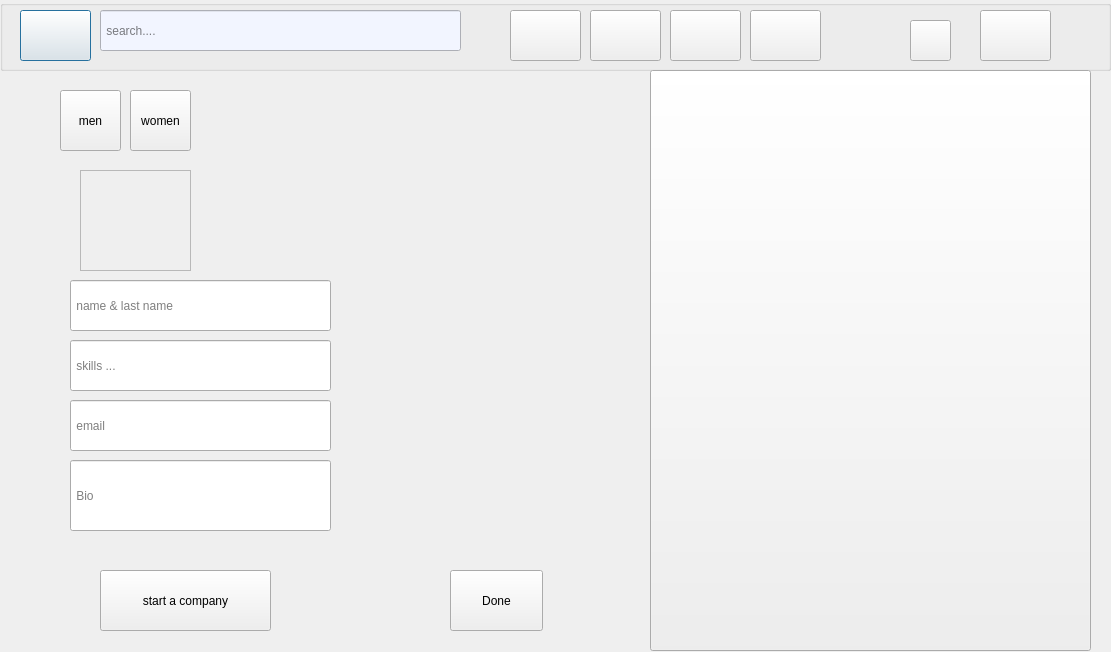
<?xml version="1.0" encoding="UTF-8"?>
<ui version="4.0">
 <class>mepage</class>
 <widget class="QDialog" name="mepage">
  <property name="geometry">
   <rect>
    <x>0</x>
    <y>0</y>
    <width>1111</width>
    <height>652</height>
   </rect>
  </property>
  <property name="windowTitle">
   <string>Dialog</string>
  </property>
  <property name="styleSheet">
   <string notr="true">background-image: url(:/new/prefix1/back2.jpg);</string>
  </property>
  <widget class="QGroupBox" name="groupBox">
   <property name="geometry">
    <rect>
     <x>0</x>
     <y>0</y>
     <width>1111</width>
     <height>71</height>
    </rect>
   </property>
   <property name="title">
    <string/>
   </property>
   <widget class="QPushButton" name="pushButton">
    <property name="geometry">
     <rect>
      <x>20</x>
      <y>10</y>
      <width>71</width>
      <height>51</height>
     </rect>
    </property>
    <property name="styleSheet">
     <string notr="true">border-image: url(:/new/prefix1/linkdin.jpg);</string>
    </property>
    <property name="text">
     <string/>
    </property>
   </widget>
   <widget class="QLineEdit" name="lineEdit">
    <property name="geometry">
     <rect>
      <x>100</x>
      <y>10</y>
      <width>361</width>
      <height>41</height>
     </rect>
    </property>
    <property name="styleSheet">
     <string notr="true">background-color: rgb(242, 245, 255);</string>
    </property>
    <property name="frame">
     <bool>true</bool>
    </property>
    <property name="placeholderText">
     <string> search....</string>
    </property>
   </widget>
   <widget class="QPushButton" name="network">
    <property name="geometry">
     <rect>
      <x>590</x>
      <y>10</y>
      <width>71</width>
      <height>51</height>
     </rect>
    </property>
    <property name="styleSheet">
     <string notr="true"/>
    </property>
    <property name="text">
     <string/>
    </property>
   </widget>
   <widget class="QPushButton" name="job">
    <property name="geometry">
     <rect>
      <x>670</x>
      <y>10</y>
      <width>71</width>
      <height>51</height>
     </rect>
    </property>
    <property name="styleSheet">
     <string notr="true"/>
    </property>
    <property name="text">
     <string/>
    </property>
   </widget>
   <widget class="QPushButton" name="me">
    <property name="geometry">
     <rect>
      <x>980</x>
      <y>10</y>
      <width>71</width>
      <height>51</height>
     </rect>
    </property>
    <property name="styleSheet">
     <string notr="true"/>
    </property>
    <property name="text">
     <string/>
    </property>
   </widget>
   <widget class="QPushButton" name="home">
    <property name="geometry">
     <rect>
      <x>510</x>
      <y>10</y>
      <width>71</width>
      <height>51</height>
     </rect>
    </property>
    <property name="styleSheet">
     <string notr="true"/>
    </property>
    <property name="text">
     <string/>
    </property>
   </widget>
   <widget class="QPushButton" name="messaging">
    <property name="geometry">
     <rect>
      <x>750</x>
      <y>10</y>
      <width>71</width>
      <height>51</height>
     </rect>
    </property>
    <property name="styleSheet">
     <string notr="true"/>
    </property>
    <property name="text">
     <string/>
    </property>
   </widget>
   <widget class="QPushButton" name="pushButton_3">
    <property name="geometry">
     <rect>
      <x>910</x>
      <y>20</y>
      <width>41</width>
      <height>41</height>
     </rect>
    </property>
    <property name="styleSheet">
     <string notr="true">border-image: url(:/new/prefix1/Dark-Mode.png);</string>
    </property>
    <property name="text">
     <string/>
    </property>
   </widget>
  </widget>
  <widget class="QPushButton" name="pushButton_2">
   <property name="geometry">
    <rect>
     <x>650</x>
     <y>70</y>
     <width>441</width>
     <height>581</height>
    </rect>
   </property>
   <property name="styleSheet">
    <string notr="true">border-image: url(:/new/prefix1/back3.jpg);</string>
   </property>
   <property name="text">
    <string/>
   </property>
  </widget>
  <widget class="QPushButton" name="pushButton_4">
   <property name="geometry">
    <rect>
     <x>100</x>
     <y>570</y>
     <width>171</width>
     <height>61</height>
    </rect>
   </property>
   <property name="styleSheet">
    <string notr="true">font: 12pt &quot;MS Sans Serif&quot;;
border-color: rgb(180, 180, 200);</string>
   </property>
   <property name="text">
    <string>start a company</string>
   </property>
  </widget>
  <widget class="QPushButton" name="men">
   <property name="geometry">
    <rect>
     <x>60</x>
     <y>90</y>
     <width>61</width>
     <height>61</height>
    </rect>
   </property>
   <property name="text">
    <string>men</string>
   </property>
  </widget>
  <widget class="QPushButton" name="women">
   <property name="geometry">
    <rect>
     <x>130</x>
     <y>90</y>
     <width>61</width>
     <height>61</height>
    </rect>
   </property>
   <property name="text">
    <string>women</string>
   </property>
  </widget>
  <widget class="QFrame" name="frame">
   <property name="geometry">
    <rect>
     <x>80</x>
     <y>170</y>
     <width>111</width>
     <height>101</height>
    </rect>
   </property>
   <property name="styleSheet">
    <string notr="true"/>
   </property>
   <property name="frameShape">
    <enum>QFrame::StyledPanel</enum>
   </property>
   <property name="frameShadow">
    <enum>QFrame::Raised</enum>
   </property>
  </widget>
  <widget class="QLineEdit" name="lineEdit_2">
   <property name="geometry">
    <rect>
     <x>70</x>
     <y>280</y>
     <width>261</width>
     <height>51</height>
    </rect>
   </property>
   <property name="placeholderText">
    <string> name &amp; last name</string>
   </property>
  </widget>
  <widget class="QLineEdit" name="lineEdit_3">
   <property name="geometry">
    <rect>
     <x>70</x>
     <y>340</y>
     <width>261</width>
     <height>51</height>
    </rect>
   </property>
   <property name="placeholderText">
    <string> skills ...</string>
   </property>
  </widget>
  <widget class="QLineEdit" name="lineEdit_4">
   <property name="geometry">
    <rect>
     <x>70</x>
     <y>400</y>
     <width>261</width>
     <height>51</height>
    </rect>
   </property>
   <property name="placeholderText">
    <string> email</string>
   </property>
  </widget>
  <widget class="QLineEdit" name="lineEdit_5">
   <property name="geometry">
    <rect>
     <x>70</x>
     <y>460</y>
     <width>261</width>
     <height>71</height>
    </rect>
   </property>
   <property name="placeholderText">
    <string> Bio </string>
   </property>
  </widget>
  <widget class="QPushButton" name="pushButton_5">
   <property name="geometry">
    <rect>
     <x>450</x>
     <y>570</y>
     <width>93</width>
     <height>61</height>
    </rect>
   </property>
   <property name="styleSheet">
    <string notr="true">font: 10pt &quot;MS Sans Serif&quot;;</string>
   </property>
   <property name="text">
    <string>Done</string>
   </property>
  </widget>
 </widget>
 <resources/>
 <connections>
  <connection>
   <sender>men</sender>
   <signal>clicked()</signal>
   <receiver>men</receiver>
   <slot>hide()</slot>
   <hints>
    <hint type="sourcelabel">
     <x>86</x>
     <y>134</y>
    </hint>
    <hint type="destinationlabel">
     <x>69</x>
     <y>107</y>
    </hint>
   </hints>
  </connection>
  <connection>
   <sender>men</sender>
   <signal>clicked()</signal>
   <receiver>women</receiver>
   <slot>hide()</slot>
   <hints>
    <hint type="sourcelabel">
     <x>95</x>
     <y>127</y>
    </hint>
    <hint type="destinationlabel">
     <x>167</x>
     <y>123</y>
    </hint>
   </hints>
  </connection>
  <connection>
   <sender>women</sender>
   <signal>clicked()</signal>
   <receiver>mepage</receiver>
   <slot>hide()</slot>
   <hints>
    <hint type="sourcelabel">
     <x>160</x>
     <y>104</y>
    </hint>
    <hint type="destinationlabel">
     <x>175</x>
     <y>82</y>
    </hint>
   </hints>
  </connection>
  <connection>
   <sender>women</sender>
   <signal>clicked()</signal>
   <receiver>men</receiver>
   <slot>hide()</slot>
   <hints>
    <hint type="sourcelabel">
     <x>183</x>
     <y>102</y>
    </hint>
    <hint type="destinationlabel">
     <x>97</x>
     <y>103</y>
    </hint>
   </hints>
  </connection>
 </connections>
</ui>
